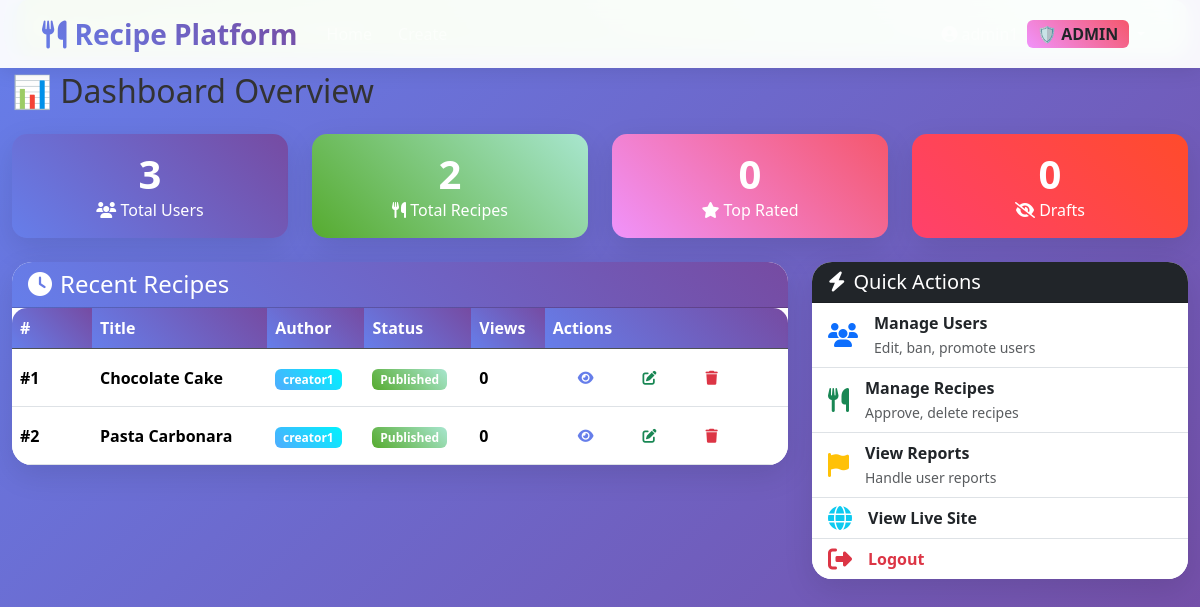
The page /admin/dashboard.php (signed in) on the database its author committed.
### tables this page shows
CREATE TABLE dbproj_recipes (
    id INT PRIMARY KEY AUTO_INCREMENT,
    title VARCHAR(200) NOT NULL,
    description TEXT,
    ingredients TEXT,
    instructions TEXT,
    image_path VARCHAR(255),
    user_id INT,
    category_id INT,
    status ENUM('draft','published') DEFAULT 'draft',
    views INT DEFAULT 0,
    rating_avg DECIMAL(2,1) DEFAULT 0,
    created_at TIMESTAMP DEFAULT CURRENT_TIMESTAMP,
    FOREIGN KEY (user_id) REFERENCES dbproj_users(id),
    FULLTEXT(title, description)
);

CREATE TABLE dbproj_users (
    id INT PRIMARY KEY AUTO_INCREMENT,
    username VARCHAR(50) UNIQUE NOT NULL,
    email VARCHAR(100) UNIQUE NOT NULL,
    password VARCHAR(255) NOT NULL,
    role ENUM('viewer','creator','admin') DEFAULT 'viewer',
    created_at TIMESTAMP DEFAULT CURRENT_TIMESTAMP
);

### admin/dashboard.php (the view, shortened to what this page needs)
<?php
function getSafeCount($pdo, $query) {
    try {
        return $pdo->query($query)->fetchColumn() ?: 0;
    } catch (Exception $e) {
        return 0;
    }
}
?>
<?php include '../includes/header.php'; ?>
<div class="container-fluid">
    <div class="row">
        <div class="col-md-12">
            <div class="alert alert-success border-start border-5 border-primary">
                Welcome, <strong><?=getUsername()?></strong>! 🛡️ Admin Dashboard
            </div>
            <h2 class="mb-4">📊 Dashboard Overview</h2>
            <div class="row mb-4 g-4">
                <div class="col-md-3">
                    <div class="card text-white bg-primary text-center h-100 recipe-card">
                        <div class="card-body">
                            <h3 class="display-4"><?=getSafeCount($pdo, "SELECT COUNT(*) FROM dbproj_users")?></h3>
                            <p class="mb-0"><i class="fas fa-users"></i> Total Users</p>
                        </div>
                    </div>
                </div>
                <div class="col-md-3">
                    <div class="card text-white bg-success text-center h-100 recipe-card">
                        <div class="card-body">
                            <h3 class="display-4"><?=getSafeCount($pdo, "SELECT COUNT(*) FROM dbproj_recipes")?></h3>
                            <p class="mb-0"><i class="fas fa-utensils"></i> Total Recipes</p>
                        </div>
                    </div>
                </div>
                <div class="col-md-3">
                    <div class="card text-white bg-warning text-center h-100 recipe-card">
                        <div class="card-body">
                            <h3 class="display-4"><?=getSafeCount($pdo, "SELECT AVG(rating_avg) FROM dbproj_recipes WHERE rating_avg >= 4.5")*10?></h3>
                            <p class="mb-0"><i class="fas fa-star"></i> Top Rated</p>
                        </div>
                    </div>
                </div>
                <div class="col-md-3">
                    <div class="card text-white bg-danger text-center h-100 recipe-card">
                        <div class="card-body">
                            <h3 class="display-4"><?=getSafeCount($pdo, "SELECT COUNT(*) FROM dbproj_recipes WHERE status='draft'")?></h3>
                            <p class="mb-0"><i class="fas fa-eye-slash"></i> Drafts</p>
                        </div>
                    </div>
                </div>
            </div>
            <div class="row">
                <div class="col-lg-8">
                    <div class="card">
                        <div class="card-header bg-primary text-white">
                            <h4 class="mb-0"><i class="fas fa-clock me-2"></i>Recent Recipes</h4>
                        </div>
                        <div class="card-body p-0">
                            <div class="table-responsive">
                                <table class="table table-hover mb-0">
                                    <thead class="table-dark">
                                        <tr>
                                            <th width="80">#</th>
                                            <th>Title</th>
                                            <th>Author</th>
                                            <th>Status</th>
                                            <th>Views</th>
                                            <th>Actions</th>
                                        </tr>
                                    </thead>
                                    <tbody>
                                        <?php
                                        try {
                                            $stmt = $pdo->query("
                                                SELECT
                                                    r.id,
                                                    r.title,
                                                    r.description,
                                                    r.status,
                                                    r.views,
                                                    r.rating_avg,
                                                    u.username,
                                                    r.created_at
                                                FROM dbproj_recipes r
                                                LEFT JOIN dbproj_users u ON r.user_id = u.id
                                                ORDER BY r.created_at DESC
                                                LIMIT 10
                                            ");
                                            if($stmt->rowCount() === 0) {
                                        ?>
                                        <tr>
                                            <td colspan="6" class="text-center py-5 text-muted">
                                                <i class="fas fa-utensils fa-3x mb-3 opacity-50 d-block"></i>
                                                <h5>No recipes yet</h5>
                                                <a href="../add_recipe.php" class="btn btn-primary">Create First Recipe</a>
                                            </td>
                                        </tr>
                                        <?php } else {
                                            while($recipe = $stmt->fetch(PDO::FETCH_ASSOC)) {
                                        ?>
                                        <tr class="align-middle">
                                            <td>
                                                <strong>#<?=$recipe['id']?></strong>
                                            </td>
                                            <td>
                                                <strong><?=htmlspecialchars(substr($recipe['title'], 0, 40))?></strong>
                                            </td>
                                            <td>
                                                <span class="badge <?=empty($recipe['username']) ? 'bg-secondary' : 'bg-info'?>">
                                                    <?=htmlspecialchars($recipe['username'] ?? 'Unknown')?>
                                                </span>
                                            </td>
                                            <td>
                                                <span class="badge
                                                    <?= $recipe['status'] === 'published' ? 'bg-success' : 'bg-warning' ?>">
                                                    <?= ucfirst($recipe['status']) ?>
                                                </span>
                                            </td>
                                            <td><strong><?=number_format($recipe['views'] ?? 0)?></strong></td>
                                            <td>
                                                <div class="btn-group btn-group-sm" role="group">
                                                    <a href="../recipe.php?id=<?=$recipe['id']?>"
                                                       class="btn btn-outline-primary" target="_blank" title="View">
                                                        <i class="fas fa-eye"></i>
                                                    </a>
                                                    <a href="#" class="btn btn-outline-success" title="Edit">
                                                        <i class="fas fa-edit"></i>
                                                    </a>
                                                    <button class="btn btn-outline-danger" onclick="confirmDelete(<?=$recipe['id']?>)" title="Delete">
                                                        <i class="fas fa-trash"></i>
                                                    </button>
                                                </div>
                                            </td>
                                        </tr>
                                        <?php
                                            }
                                        }
                                        } catch(PDOException $e) {
                                            echo '<tr><td colspan="6" class="text-center bg-danger text-white py-3">';
                                            echo 'Database Error: ' . $e->getMessage();
                                            echo '</td></tr>';
                                        }
                                        ?>
                                    </tbody>
                                </table>
                            </div>
                        </div>
                    </div>
                </div>
                <div class="col-lg-4">
                    <div class="card sticky-top" style="top: 20px;">
                        <div class="card-header bg-dark text-white">
                            <h5 class="mb-0"><i class="fas fa-bolt me-2"></i>Quick Actions</h5>
                        </div>
                        <div class="list-group list-group-flush">
                            <a href="manage_users.php" class="list-group-item list-group-item-action d-flex align-items-center">
                                <i class="fas fa-users text-primary me-3 fs-4"></i>
                                <div>
                                    <div class="fw-bold">Manage Users</div>
                                    <small class="text-muted">Edit, ban, promote users</small>
                                </div>
                            </a>
                            <a href="manage_recipes.php" class="list-group-item list-group-item-action d-flex align-items-center">
                                <i class="fas fa-utensils text-success me-3 fs-4"></i>
                                <div>
                                    <div class="fw-bold">Manage Recipes</div>
                                    <small class="text-muted">Approve, delete recipes</small>
                                </div>
                            </a>
                            <a href="reports.php" class="list-group-item list-group-item-action d-flex align-items-center">
                                <i class="fas fa-flag text-warning me-3 fs-4"></i>
                                <div>
                                    <div class="fw-bold">View Reports</div>
                                    <small class="text-muted">Handle user reports</small>
                                </div>
                            </a>
                            <a href="../index.php" class="list-group-item list-group-item-action d-flex align-items-center">
                                <i class="fas fa-globe text-info me-3 fs-4"></i>
                                <div>
                                    <div class="fw-bold">View Live Site</div>
                                </div>
                            </a>
                            <a href="../logout.php" class="list-group-item list-group-item-action d-flex align-items-center text-danger">
                                <i class="fas fa-sign-out-alt me-3 fs-4"></i>
                                <div>
                                    <div class="fw-bold">Logout</div>
                                </div>
                            </a>
                        </div>
                    </div>
                </div>
            </div>
        </div>
    </div>
</div>
<?php include '../includes/footer.php'; ?>

### css/style.css (style rules this page uses)
* { margin: 0; padding: 0; box-sizing: border-box; }
body { font-family: 'Segoe UI', Tahoma, Geneva, Verdana, sans-serif; background: linear-gradient(135deg, #667eea 0%, #764ba2 100%); min-height: 100vh; color: #333; }
.card { border: none; border-radius: 20px; box-shadow: 0 10px 30px rgba(0,0,0,0.1); transition: all 0.3s ease; overflow: hidden; }
.recipe-card { transition: all 0.4s ease; position: relative; overflow: hidden; }
.btn { border-radius: 25px; font-weight: 600; padding: 10px 25px; transition: all 0.3s ease; border: none; }
.btn-outline-primary { border-color: #667eea; color; color: #667eea; }
.alert { border-radius: 15px; border: none; font-weight: 500; }
.alert-success { background: linear-gradient(45deg, #56ab2f, #a8e6cf); color: white; }
.card.text-white { border-radius: 15px; }
.card-body h3 { font-size: 2.5rem; font-weight: 800; margin-bottom: 0; }
.table { border-radius: 15px; overflow: hidden; }
.table th { background: linear-gradient(45deg, #667eea, #764ba2); color: white; font-weight: 600; }
.bg-primary { background: linear-gradient(45deg, #667eea, #764ba2) !important; }
.bg-success { background: linear-gradient(45deg, #56ab2f, #a8e6cf) !important; }
.bg-warning { background: linear-gradient(45deg, #f093fb, #f5576c) !important; }
.bg-danger { background: linear-gradient(45deg, #ff416c, #ff4b2b) !important; }
.bg-info { background: linear-gradient(45deg, #4facfe, #00f2fe) !important; }

### rows shown on the page
dbproj_recipes: id "1", title "Chocolate Cake", user.username "creator1", status "Published", views "0"
dbproj_recipes: id "2", title "Pasta Carbonara", user.username "creator1", status "Published", views "0"

### other values the page prints
getSafeCount($pdo, "SELECT COUNT(*) FROM dbproj_users") "3"
getSafeCount($pdo, "SELECT COUNT(*) FROM dbproj_recipes") "2"
